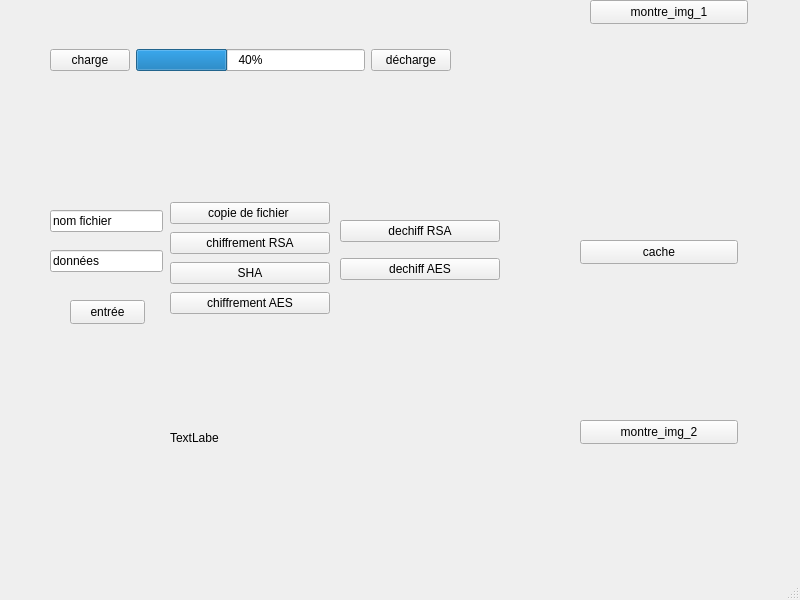
<?xml version="1.0" encoding="UTF-8"?>
<ui version="4.0">
 <class>gestionImage</class>
 <widget class="QMainWindow" name="gestionImage">
  <property name="geometry">
   <rect>
    <x>0</x>
    <y>0</y>
    <width>800</width>
    <height>600</height>
   </rect>
  </property>
  <property name="windowTitle">
   <string>gestionImage</string>
  </property>
  <widget class="QWidget" name="centralwidget">
   <widget class="QLabel" name="lblImage">
    <property name="geometry">
     <rect>
      <x>530</x>
      <y>270</y>
      <width>251</width>
      <height>151</height>
     </rect>
    </property>
    <property name="text">
     <string/>
    </property>
    <property name="pixmap">
     <pixmap>../logo_lycee.jpg</pixmap>
    </property>
    <property name="scaledContents">
     <bool>true</bool>
    </property>
   </widget>
   <widget class="QLabel" name="lblImage2">
    <property name="enabled">
     <bool>true</bool>
    </property>
    <property name="geometry">
     <rect>
      <x>570</x>
      <y>10</y>
      <width>201</width>
      <height>241</height>
     </rect>
    </property>
    <property name="text">
     <string/>
    </property>
    <property name="pixmap">
     <pixmap>../../../../../../Pictures/xl_9666-Le-BTS-Systemes-Numeriques-SN-forme-les-Technicien.png</pixmap>
    </property>
    <property name="scaledContents">
     <bool>false</bool>
    </property>
    <property name="openExternalLinks">
     <bool>false</bool>
    </property>
   </widget>
   <widget class="QPushButton" name="pushButton_2">
    <property name="geometry">
     <rect>
      <x>590</x>
      <y>0</y>
      <width>158</width>
      <height>24</height>
     </rect>
    </property>
    <property name="text">
     <string>montre_img_1</string>
    </property>
   </widget>
   <widget class="QPushButton" name="btnShow">
    <property name="geometry">
     <rect>
      <x>580</x>
      <y>420</y>
      <width>158</width>
      <height>24</height>
     </rect>
    </property>
    <property name="text">
     <string>montre_img_2</string>
    </property>
   </widget>
   <widget class="QPushButton" name="hide">
    <property name="geometry">
     <rect>
      <x>580</x>
      <y>240</y>
      <width>158</width>
      <height>24</height>
     </rect>
    </property>
    <property name="text">
     <string>cache</string>
    </property>
   </widget>
   <widget class="QWidget" name="horizontalLayoutWidget">
    <property name="geometry">
     <rect>
      <x>50</x>
      <y>10</y>
      <width>401</width>
      <height>101</height>
     </rect>
    </property>
    <layout class="QHBoxLayout" name="horizontalLayout">
     <item>
      <widget class="QPushButton" name="pushButton_3">
       <property name="text">
        <string>charge</string>
       </property>
      </widget>
     </item>
     <item>
      <widget class="QProgressBar" name="progressBar">
       <property name="value">
        <number>40</number>
       </property>
      </widget>
     </item>
     <item>
      <widget class="QPushButton" name="pushButton">
       <property name="text">
        <string>décharge</string>
       </property>
      </widget>
     </item>
    </layout>
   </widget>
   <widget class="QLineEdit" name="cin_1">
    <property name="geometry">
     <rect>
      <x>50</x>
      <y>210</y>
      <width>113</width>
      <height>22</height>
     </rect>
    </property>
    <property name="text">
     <string>nom fichier</string>
    </property>
   </widget>
   <widget class="QPushButton" name="pushButton_5">
    <property name="geometry">
     <rect>
      <x>70</x>
      <y>300</y>
      <width>75</width>
      <height>24</height>
     </rect>
    </property>
    <property name="text">
     <string>entrée</string>
    </property>
   </widget>
   <widget class="QWidget" name="verticalLayoutWidget">
    <property name="geometry">
     <rect>
      <x>170</x>
      <y>200</y>
      <width>160</width>
      <height>116</height>
     </rect>
    </property>
    <layout class="QVBoxLayout" name="verticalLayout">
     <item>
      <widget class="QPushButton" name="pushButton_4">
       <property name="text">
        <string>copie de fichier </string>
       </property>
      </widget>
     </item>
     <item>
      <widget class="QPushButton" name="RSAchiff">
       <property name="text">
        <string>chiffrement RSA</string>
       </property>
      </widget>
     </item>
     <item>
      <widget class="QPushButton" name="SHA">
       <property name="text">
        <string>SHA</string>
       </property>
      </widget>
     </item>
     <item>
      <widget class="QPushButton" name="AES">
       <property name="text">
        <string>chiffrement AES</string>
       </property>
      </widget>
     </item>
    </layout>
   </widget>
   <widget class="QLineEdit" name="cin_2">
    <property name="geometry">
     <rect>
      <x>50</x>
      <y>250</y>
      <width>113</width>
      <height>22</height>
     </rect>
    </property>
    <property name="text">
     <string>données</string>
    </property>
   </widget>
   <widget class="QLabel" name="label">
    <property name="geometry">
     <rect>
      <x>170</x>
      <y>430</y>
      <width>49</width>
      <height>16</height>
     </rect>
    </property>
    <property name="text">
     <string>TextLabel</string>
    </property>
   </widget>
   <widget class="QWidget" name="verticalLayoutWidget_2">
    <property name="geometry">
     <rect>
      <x>340</x>
      <y>210</y>
      <width>160</width>
      <height>80</height>
     </rect>
    </property>
    <layout class="QVBoxLayout" name="verticalLayout_2">
     <item>
      <widget class="QPushButton" name="RSAdechiff">
       <property name="text">
        <string>dechiff RSA</string>
       </property>
      </widget>
     </item>
     <item>
      <widget class="QPushButton" name="AESdechiff">
       <property name="text">
        <string>dechiff AES</string>
       </property>
      </widget>
     </item>
    </layout>
   </widget>
  </widget>
  <widget class="QMenuBar" name="menubar">
   <property name="geometry">
    <rect>
     <x>0</x>
     <y>0</y>
     <width>800</width>
     <height>22</height>
    </rect>
   </property>
  </widget>
  <widget class="QStatusBar" name="statusbar"/>
 </widget>
 <resources/>
 <connections/>
</ui>
